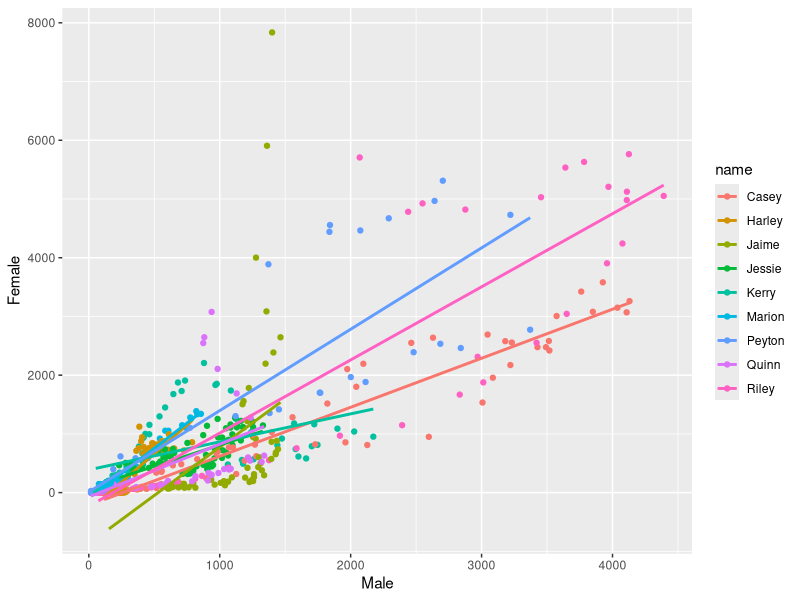

Here is the R script that generated this plot:
# Run the code below to set up the data
# Make a scatterplot using the unisex_data with Male on the x axis and Female on the y
# Color the points by name
# Use geom_smooth(method="lm", se=FALSE) to add a trend line for each name

# Bonus: Look at the options for geom_smooth and try other settings


library(tidyverse)

# Load and reshape data
unisex_data <- read_csv("data/unisex.csv")
unisex_data <- unisex_data %>%
  select(-prop) %>%
  spread(sex, n, fill=0)

# Look at the data
unisex_data

# make a scatterplot
ggplot(unisex_data, aes(x=Male, y=Female, color=name)) + 
  geom_point() +
  geom_smooth(method="lm", se=FALSE)

